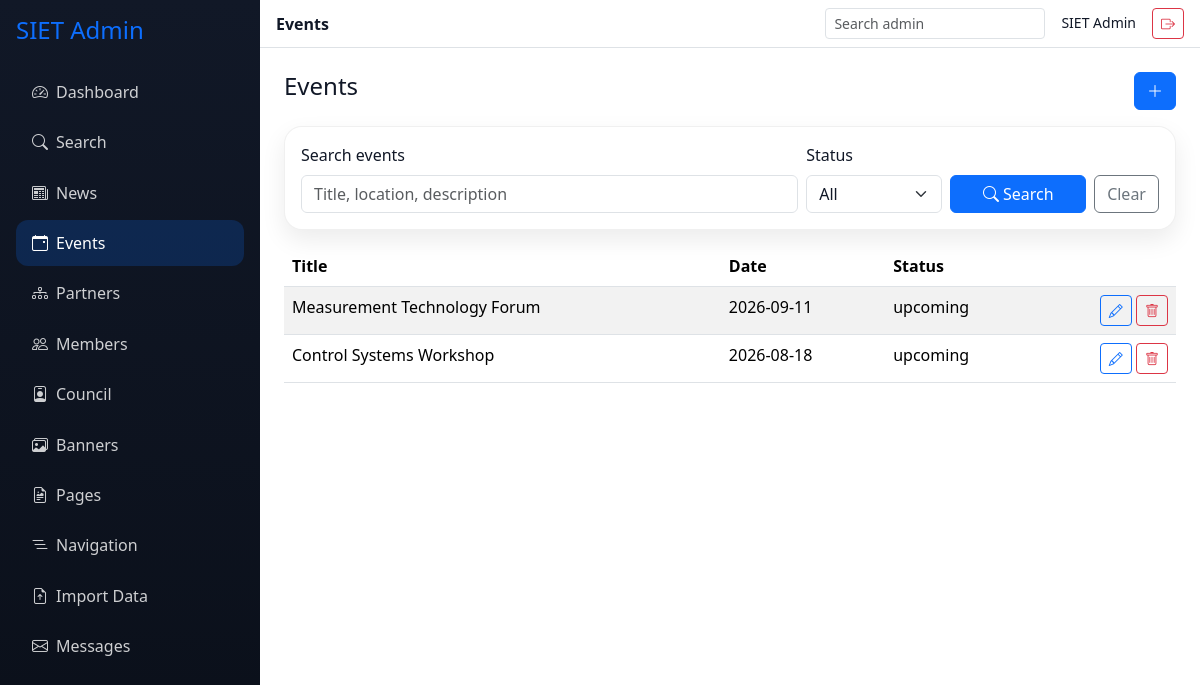
/admin/events.php (signed in), run on the app's committed database.
### tables this page shows
CREATE TABLE events (
  id INT AUTO_INCREMENT PRIMARY KEY,
  title VARCHAR(255) NOT NULL,
  slug VARCHAR(255) UNIQUE NOT NULL,
  description LONGTEXT,
  event_date DATE,
  event_time TIME,
  location VARCHAR(255),
  image VARCHAR(255),
  status ENUM('upcoming','ongoing','completed') DEFAULT 'upcoming',
  max_participants INT DEFAULT 0,
  created_by INT,
  created_at TIMESTAMP DEFAULT CURRENT_TIMESTAMP,
  FOREIGN KEY (created_by) REFERENCES users(id) ON DELETE SET NULL
);

### includes/functions.php (called while the page is built, shortened)
<?php
function e(?string $value): string
{
    return htmlspecialchars((string) $value, ENT_QUOTES, 'UTF-8');
}
function sanitize(?string $value): string
{
    return trim(strip_tags((string) $value));
}
function media_url(?string $value): string
{
    $value = trim((string) $value);
    if (str_starts_with($value, 'data:') || str_starts_with($value, 'https://placehold.co')) {
        return $value;
    }
    return site_base_path() . '/' . ltrim($value, '/');
}
?>

### admin/events.php (the view, shortened to what this page needs)
<?php
require_once __DIR__ . '/_header.php';
$q = sanitize($_GET['q'] ?? '');
$where = [];
$params = [];
$stmt = $pdo->prepare('SELECT * FROM events' . ($where ? ' WHERE ' . implode(' AND ', $where) : '') . ' ORDER BY event_date DESC');
$stmt->execute($params);
$items = $stmt->fetchAll();
?>
<div class="d-flex justify-content-between mb-3"><h4>Events</h4><button class="btn btn-primary" data-bs-toggle="modal" data-bs-target="#eventModal"><i class="bi bi-plus-lg"></i></button></div>
<form class="card card-body mb-3" method="get"><div class="row g-2 align-items-end">
  <div class="col-md-7"><label class="form-label">Search events</label><input name="q" class="form-control" value="<?= e($q) ?>" placeholder="Title, location, description"></div>
  <div class="col-md-2"><label class="form-label">Status</label><select name="status" class="form-select"><option value="">All</option></select></div>
  <div class="col-md-3 d-flex gap-2"><button class="btn btn-primary flex-fill"><i class="bi bi-search me-1"></i>Search</button><a class="btn btn-outline-secondary" href="<?= SITE_URL ?>/admin/events.php">Clear</a></div>
</div></form>
<div class="table-responsive"><table class="table table-striped table-hover bg-white"><thead><tr><th>Title</th><th>Date</th><th>Status</th><th></th></tr></thead><tbody>
<?php foreach ($items as $item): ?><?php $itemPayload = $item; $itemPayload['image'] = media_url($item['image']); $itemPayload['existing_image'] = media_url($item['image']); ?><tr><td><?= e($item['title']) ?></td><td><?= e($item['event_date']) ?></td><td><?= e($item['status']) ?></td><td class="text-end"><button class="btn btn-sm btn-outline-primary edit-item" data-bs-toggle="modal" data-bs-target="#eventModal" data-item='<?= e(json_encode($itemPayload)) ?>'><i class="bi bi-pencil"></i></button> <form class="d-inline" method="post" action="<?= SITE_URL ?>/admin/ajax/delete.php" onsubmit="return confirm('Delete this event?')"><input type="hidden" name="table" value="events"><input type="hidden" name="id" value="<?= (int) $item['id'] ?>"><button class="btn btn-sm btn-outline-danger"><i class="bi bi-trash"></i></button></form></td></tr><?php endforeach; ?>
</tbody></table></div>
<?php require_once __DIR__ . '/_footer.php'; ?>

### assets/css/custom.css (style rules this page uses)
:root { --primary-color: #0d6efd; --secondary-color: #06b6d4; --accent-color: #a855f7; --text-dark: #111827; --text-muted: #6b7280; --background-soft: #f8fafc; --font-family: "Segoe UI", system-ui, -apple-system, Arial, sans-serif; --navbar-bg: #ffffff; --footer-bg: linear-gradient(180deg, rgba(17,24,39,1) 0%, rgba(10,15,25,1) 100%); --topbar-bg: linear-gradient(90deg, rgba(11,42,74,.98), rgba(13,110,253,.88)); --card-shadow: 0 10px 25px rgba(0,0,0,.08); --card-border: 1px solid rgba(0,0,0,.06); --border-radius: 18px; --pill-radius: 999px; --s-color: #2563eb; --i-color: #16a34a; --e-color: #f97316; --t-color: #a855f7; --bs-primary: #0d6efd; --bs-primary-rgb: 13,110,253; --bs-body-font-family: var(--font-family); --bs-body-color: var(--text-dark); --bs-link-color: var(--primary-color); --bs-link-hover-color: #0b5ed7; }
body { background: #ffffff; color: var(--text-dark); font-family: var(--font-family); }
.lead-card, .contact-card, .card, .stat-card, .value-card, .about-card, .about-side__card { background: #fff; border: var(--card-border); border-radius: var(--border-radius); box-shadow: var(--card-shadow); }
.card, .stat-card { overflow: hidden; }
.btn-primary { --bs-btn-bg: var(--primary-color); --bs-btn-border-color: var(--primary-color); --bs-btn-hover-bg: #0b5ed7; --bs-btn-hover-border-color: #0b5ed7; }
.btn-outline-primary { --bs-btn-color: var(--primary-color); --bs-btn-border-color: var(--primary-color); --bs-btn-hover-bg: var(--primary-color); --bs-btn-hover-border-color: var(--primary-color); }

### data on the page
events: title "Measurement Technology Forum", event_date "2026-09-11", status "upcoming"
events: title "Control Systems Workshop", event_date "2026-08-18", status "upcoming"

### other printed values
$meta[0] "Dashboard"
$meta[0] "Search"
$meta[0] "News"
$meta[0] "Events"
$meta[0] "Partners"
$meta[0] "Members"
$meta[0] "Council"
$meta[0] "Banners"
$meta[0] "Pages"
$meta[0] "Navigation"
$meta[0] "Import Data"
$meta[0] "Messages"
$pageTitle "Events"
current_user()['name'] "SIET Admin"
